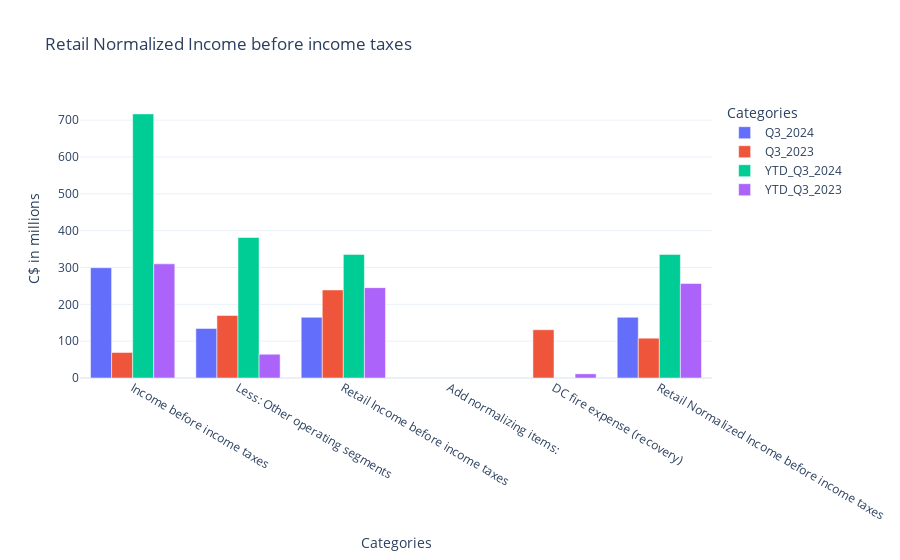

The notebook cell this image was saved under:
### Code cell
def barplots(table3, bins=5):
    # Melting the table to reshape it for Plotly
    melted_df = table3.melt(
        id_vars=["(C$ in millions)"],  # Keeping the categorical column
        value_vars=["Q3_2024", "Q3_2023", "YTD_Q3_2024", "YTD_Q3_2023"],  # Specifing numerical columns
        var_name="Category",  # New column for categories
        value_name="Value"    # New column for values
    )
    
    # Creating bins for the 'Value' column  in y-axis
    bin_labels = [f"Bin {i+1}" for i in range(bins)]
    melted_df['Bin'] = pd.cut(melted_df['Value'], bins=bins, labels=bin_labels)
    
    # Creating  bar plot with bin Y-axis values
    fig = px.bar(
        melted_df,
        x="(C$ in millions)",  # Categorical values
        y="Value",  # Numerical values
        color="Category",  # Different colors for each category
        barmode="group",  # Grouped bars
        title="Retail Normalized Income before income taxes",
        labels={"Value": "Values (C$ in millions)", "(C$ in millions)": "Categories", "Value_Binned": "Value Bins"}
    )
    
    # Customize layout
    fig.update_layout(
        xaxis_title="Categories",
        yaxis_title="C$ in millions",
        legend_title="Categories",
        template="plotly_white",
    )
    
    fig.show()

barplots(table3)

### Figure 1 — Plotly figure (JSON) as saved in the notebook; plotly's stock layout.template omitted (floating-point values rounded to 4 significant figures)
{"data": [{"alignmentgroup": "True", "hovertemplate": "Category=Q3_2024<br>Categories=%{x}<br>Values (C$ in millions)=%{y}<extra></extra>", "legendgroup": "Q3_2024", "marker": {"color": "#636efa", "pattern": {"shape": ""}}, "name": "Q3_2024", "offsetgroup": "Q3_2024", "orientation": "v", "showlegend": true, "textposition": "auto", "type": "bar", "x": ["Income before income taxes", "Less: Other operating segments", "Retail Income before income taxes", "Add normalizing items:", "DC fire expense (recovery)", "Retail Normalized Income before income taxes"], "xaxis": "x", "y": [299.3, 134.5, 164.8, null, null, 164.8], "yaxis": "y"}, {"alignmentgroup": "True", "hovertemplate": "Category=Q3_2023<br>Categories=%{x}<br>Values (C$ in millions)=%{y}<extra></extra>", "legendgroup": "Q3_2023", "marker": {"color": "#EF553B", "pattern": {"shape": ""}}, "name": "Q3_2023", "offsetgroup": "Q3_2023", "orientation": "v", "showlegend": true, "textposition": "auto", "type": "bar", "x": ["Income before income taxes", "Less: Other operating segments", "Retail Income before income taxes", "Add normalizing items:", "DC fire expense (recovery)", "Retail Normalized Income before income taxes"], "xaxis": "x", "y": [69.3, 169.7, 239, null, 131, 108], "yaxis": "y"}, {"alignmentgroup": "True", "hovertemplate": "Category=YTD_Q3_2024<br>Categories=%{x}<br>Values (C$ in millions)=%{y}<extra></extra>", "legendgroup": "YTD_Q3_2024", "marker": {"color": "#00cc96", "pattern": {"shape": ""}}, "name": "YTD_Q3_2024", "offsetgroup": "YTD_Q3_2024", "orientation": "v", "showlegend": true, "textposition": "auto", "type": "bar", "x": ["Income before income taxes", "Less: Other operating segments", "Retail Income before income taxes", "Add normalizing items:", "DC fire expense (recovery)", "Retail Normalized Income before income taxes"], "xaxis": "x", "y": [716.9, 381.4, 335.5, null, null, 335.5], "yaxis": "y"}, {"alignmentgroup": "True", "hovertemplate": "Category=YTD_Q3_2023<br>Categories=%{x}<br>Values (C$ in millions)=%{y}<extra></extra>", "legendgroup": "YTD_Q3_2023", "marker": {"color": "#ab63fa", "pattern": {"shape": ""}}, "name": "YTD_Q3_2023", "offsetgroup": "YTD_Q3_2023", "orientation": "v", "showlegend": true, "textposition": "auto", "type": "bar", "x": ["Income before income taxes", "Less: Other operating segments", "Retail Income before income taxes", "Add normalizing items:", "DC fire expense (recovery)", "Retail Normalized Income before income taxes"], "xaxis": "x", "y": [309.8, 64.5, 245.3, null, 11.3, 256.6], "yaxis": "y"}], "layout": {"barmode": "group", "legend": {"title": {"text": "Categories"}, "tracegroupgap": 0}, "title": {"text": "Retail Normalized Income before income taxes"}, "xaxis": {"anchor": "y", "domain": [0, 1], "title": {"text": "Categories"}}, "yaxis": {"anchor": "x", "domain": [0, 1], "title": {"text": "C$ in millions"}}}}
